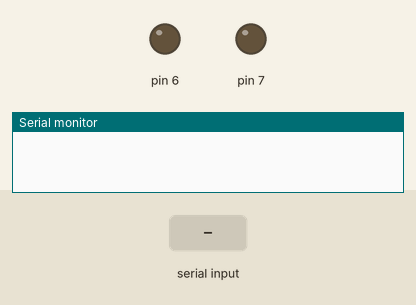
A sketch run on a simulated Arduino Uno, built with avr-gcc and run on an emulated ATmega328P. On the bench: output pins drawn as LEDs (lit = HIGH), the last lines printed to the serial monitor. Inputs (shaded band) come from the test bench.

Above: at 1.2 s.
1.3 s: "1\n" received over Serial
At 2.5 s:
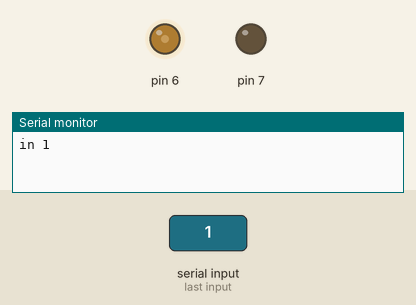
2.8 s: "0\n" received over Serial
At 3.8 s:
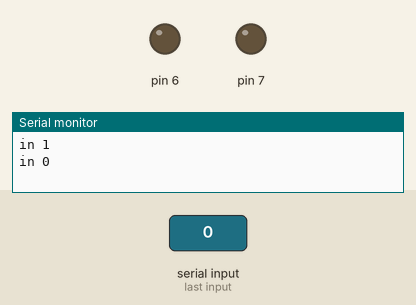
Timing chart, 0 to 5.8 s (numbered marks = the images above; inputs shaded):
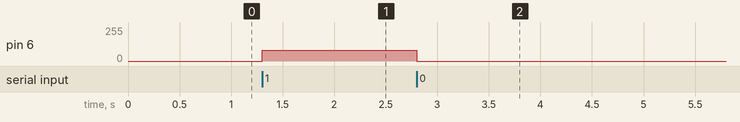

The sketch:

driver_new.ino
```cpp
#define run_speed 80
void setup() {
  Serial.begin(9600);
  for(int i = 6; i < 8; i++){
    pinMode(i,OUTPUT);
  }
  //analogWrite(6, 80);
  digitalWrite(7, LOW);
}

void loop() {
  if(Serial.available()){
    Serial.print("in ");
    int input = Serial.read() - '0';

    Serial.println(input);
    if(input == 1){
      analogWrite(6, run_speed);
    }else if(input == 0){
      analogWrite(6, 0);
    }
    while(!Serial.available());
    while(Serial.available()){
      int trash = Serial.read();
    }
    //Serial.flush();
  }
}
```

Measured:
- after the input at 1.3 s, pin 6: 0/255 → 80/255 at once
- after the input at 2.8 s, pin 6: 80/255 → 0/255 at once
